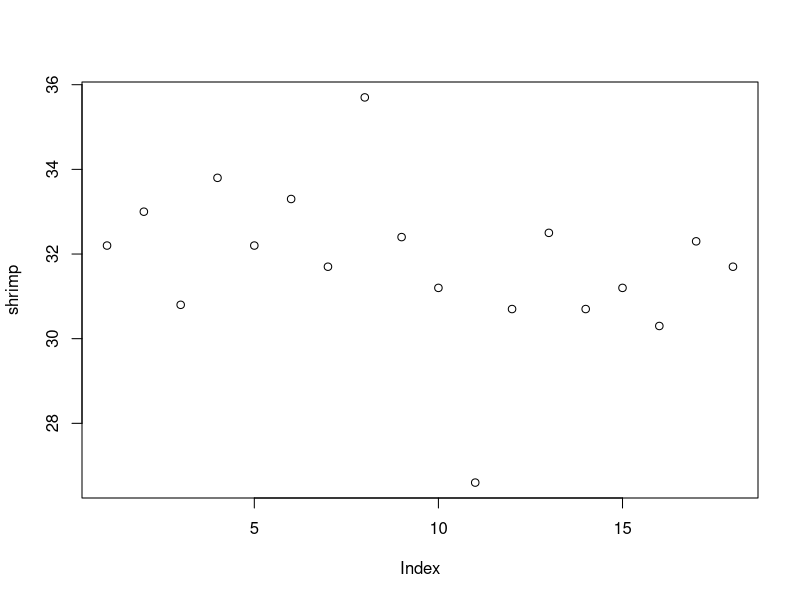

The R script that drew this image:
## ---- chunk 1
knitr::opts_chunk$set(echo = TRUE)
## ---- chunk 2
library(MASS)

## ---- chunk 3
print(shrimp)

## ---- chunk 4
plot(shrimp)
